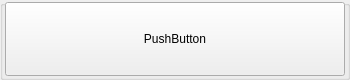
<?xml version="1.0" encoding="UTF-8"?>
<ui version="4.0">
 <class>CheckDzComponents</class>
 <widget class="QWidget" name="CheckDzComponents">
  <property name="geometry">
   <rect>
    <x>0</x>
    <y>0</y>
    <width>350</width>
    <height>80</height>
   </rect>
  </property>
  <property name="windowTitle">
   <string>Form</string>
  </property>
  <widget class="QGroupBox" name="groupBox">
   <property name="geometry">
    <rect>
     <x>0</x>
     <y>0</y>
     <width>350</width>
     <height>80</height>
    </rect>
   </property>
   <property name="title">
    <string/>
   </property>
   <widget class="QLabel" name="titleLbl">
    <property name="geometry">
     <rect>
      <x>10</x>
      <y>30</y>
      <width>49</width>
      <height>16</height>
     </rect>
    </property>
    <property name="text">
     <string>TextLabel</string>
    </property>
   </widget>
   <widget class="QLabel" name="fioLbl">
    <property name="geometry">
     <rect>
      <x>140</x>
      <y>30</y>
      <width>49</width>
      <height>16</height>
     </rect>
    </property>
    <property name="text">
     <string>TextLabel</string>
    </property>
   </widget>
   <widget class="QLabel" name="maxMarkLbl">
    <property name="geometry">
     <rect>
      <x>290</x>
      <y>30</y>
      <width>49</width>
      <height>16</height>
     </rect>
    </property>
    <property name="text">
     <string>TextLabel</string>
    </property>
   </widget>
   <widget class="QPushButton" name="pushButton">
    <property name="geometry">
     <rect>
      <x>5</x>
      <y>2</y>
      <width>340</width>
      <height>74</height>
     </rect>
    </property>
    <property name="text">
     <string>PushButton</string>
    </property>
   </widget>
  </widget>
 </widget>
 <resources/>
 <connections/>
</ui>
